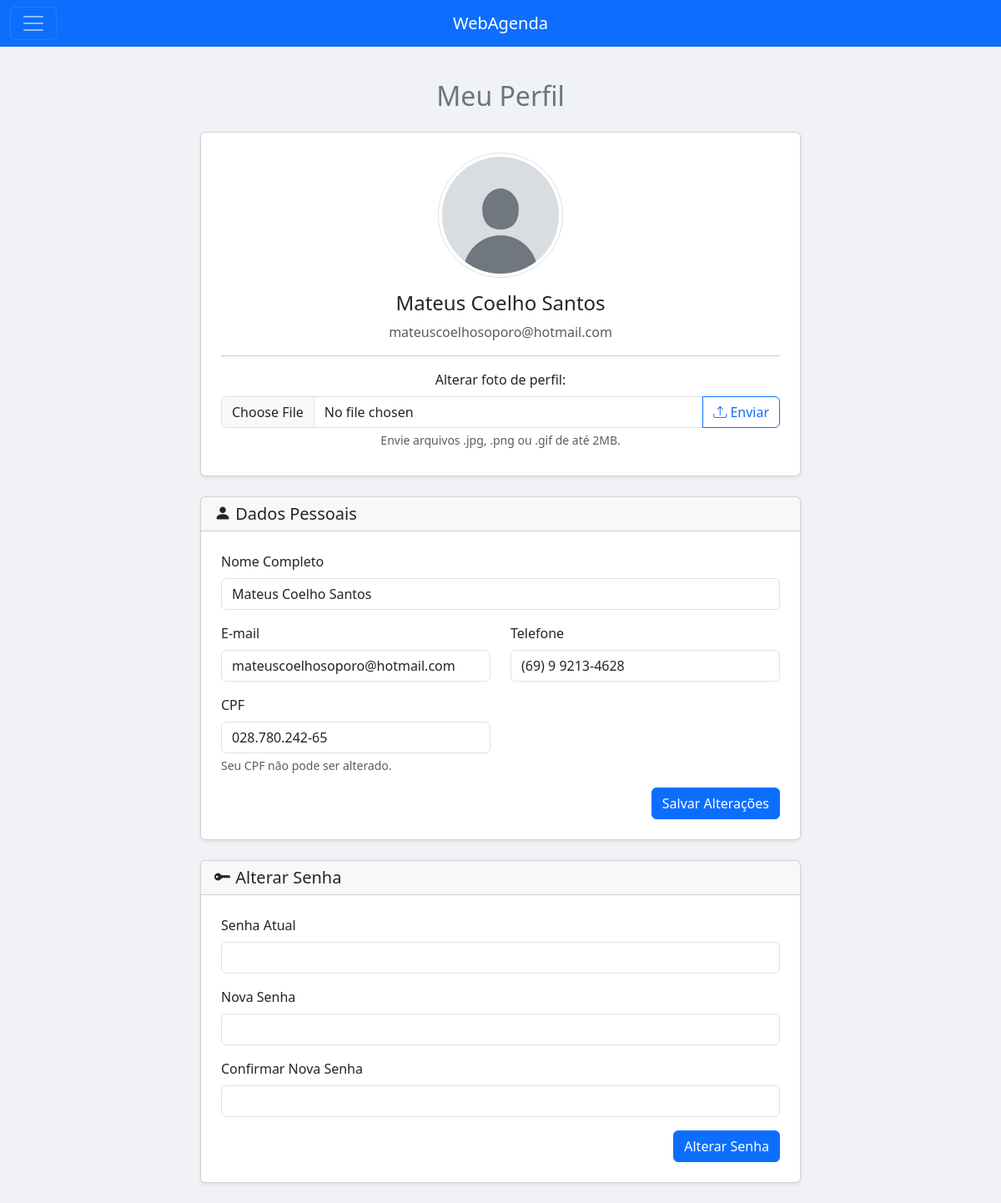
Screenshot of /Scripts/agenda.php?menuop=perfil (signed in) with the database file from the repository.
### tables this page shows
CREATE TABLE IF NOT EXISTS `usuarios` (
  `id_usuario` int NOT NULL AUTO_INCREMENT,
  `nome` varchar(100) DEFAULT NULL,
  `email` varchar(100) DEFAULT NULL,
  `senha` varchar(255) DEFAULT NULL,
  `telefone` varchar(50) DEFAULT NULL,
  `reset_token` varchar(64) DEFAULT NULL,
  `token_expira_em` datetime DEFAULT NULL,
  `excluido` int DEFAULT NULL,
  `cpf` varchar(11) DEFAULT NULL,
  `foto_perfil` varchar(255) DEFAULT NULL,
  PRIMARY KEY (`id_usuario`),
  UNIQUE KEY `email` (`email`)
);

### Scripts/menu_lateral.php (called while the page is built, shortened)
<?php
    $foto_perfil = $_SESSION['user_photo'] ?? null;
?>

### Scripts/funcoes.php (called while the page is built, shortened)
<?php
function formatarCpfCnpj($numero) {
    $numero = preg_replace('/\D/', '', $numero);
    if (strlen($numero) === 11) {
        return preg_replace('/^(\d{3})(\d{3})(\d{3})(\d{2})$/', '$1.$2.$3-$4', $numero);
    } elseif (strlen($numero) === 14) {
        return preg_replace('/^(\d{2})(\d{3})(\d{3})(\d{4})(\d{2})$/', '$1.$2.$3/$4-$5', $numero);
    }
    return $numero;
}
function formatarTelefone($telefone) {
    $telefone = preg_replace('/\D/', '', $telefone);
    if (strlen($telefone) === 11) {
        return preg_replace('/^(\d{2})(\d{1})(\d{4})(\d{4})$/', '($1) $2 $3-$4', $telefone);
    } elseif (strlen($telefone) === 10) {
        return preg_replace('/^(\d{2})(\d{4})(\d{4})$/', '($1) $2-$3', $telefone);
    }
    return $telefone;
}
?>

### Scripts/perfil.php (the view, shortened to what this page needs)
<?php
include_once("conexao.php");
include_once("funcoes.php");
$user_id = $_SESSION['user_id'];
$dados_usuario = null;
try {
    $sql = "SELECT nome, email, telefone, cpf, foto_perfil FROM usuarios WHERE id_usuario = ?";
    $stmt = mysqli_prepare($conexao, $sql);
    mysqli_stmt_bind_param($stmt, 'i', $user_id);
    mysqli_stmt_execute($stmt);
    mysqli_stmt_bind_result($stmt, $nome, $email, $telefone, $cpf, $foto_perfil);
    if (mysqli_stmt_fetch($stmt)) {
        $dados_usuario = [
            'nome' => $nome,
            'email' => $email,
            'telefone' => $telefone,
            'cpf' => $cpf,
            'foto_perfil' => $foto_perfil
        ];
    }
} catch (Exception $e) {
    $_SESSION['message'] = ['type' => 'error', 'text' => $e->getMessage()];
    header('Location: agenda.php?menuop=home');
    exit();
}
?>
<!DOCTYPE html>
<html lang="pt-br">
<head>
    <link href="https://cdn.jsdelivr.net/npm/bootstrap@5.3.2/dist/css/bootstrap.min.css" rel="stylesheet">
    <link rel="stylesheet" href="https://cdn.jsdelivr.net/npm/bootstrap-icons@1.11.3/font/bootstrap-icons.min.css">
</head>
<body style="background-color: #f0f2f5;">
<div class="container my-4">
    <header class="mb-4"><h2 class="text-center text-secondary">Meu Perfil</h2></header>
    <div class="row justify-content-center">
        <div class="col-12 col-lg-10 col-xl-8">
            <div class="card shadow-sm mb-4">
                <div class="card-body text-center p-4">
                    <?php
                        $caminho_foto = "../Imagens/Usuarios/" . ($dados_usuario['foto_perfil'] ?? 'default-avatar.png');
                        if (empty($dados_usuario['foto_perfil']) || !file_exists($caminho_foto)) {
                            $caminho_foto = "../Imagens/Usuarios/default-avatar.png";
                        }
                    ?>
                    <img src="<?= $caminho_foto ?>" alt="Foto de Perfil" class="profile-pic img-thumbnail mb-3">
                    <h4><?= htmlspecialchars($dados_usuario['nome']) ?></h4>
                    <p class="text-muted"><?= htmlspecialchars($dados_usuario['email']) ?></p>
                    <hr>
                    <form action="atualizar_foto.php" method="post" enctype="multipart/form-data" class="mb-2">
                        <label for="nova_foto" class="form-label">Alterar foto de perfil:</label>
                        <div class="input-group">
                            <input type="file" class="form-control" name="nova_foto" id="nova_foto" accept="image/png, image/jpeg, image/gif" required>
                            <button class="btn btn-outline-primary" type="submit"><i class="bi bi-upload"></i> Enviar</button>
                        </div>
                        <div class="form-text">Envie arquivos .jpg, .png ou .gif de até 2MB.</div>
                    </form>
                </div>
            </div>
            <div class="card shadow-sm mb-4">
                <div class="card-header"><h5 class="mb-0"><i class="bi bi-person-fill"></i> Dados Pessoais</h5></div>
                <div class="card-body p-4">
                    <form action="atualizar_perfil.php" method="post">
                        <div class="row">
                            <div class="col-md-12 mb-3">
                                <label for="nome" class="form-label">Nome Completo</label>
                                <input type="text" class="form-control" id="nome" name="nome" value="<?= htmlspecialchars($dados_usuario['nome']) ?>" required>
                            </div>
                            <div class="col-md-6 mb-3">
                                <label for="email" class="form-label">E-mail</label>
                                <input type="email" class="form-control" id="email" name="email" value="<?= htmlspecialchars($dados_usuario['email']) ?>" required>
                            </div>
                            <div class="col-md-6 mb-3">
                                <label for="telefone" class="form-label">Telefone</label>
                                <input type="text" class="form-control" id="telefone" name="telefone" value="<?= htmlspecialchars(formatarTelefone($dados_usuario['telefone'] ?? '')) ?>">
                            </div>
                             <div class="col-md-6 mb-3">
                                <label for="cpf" class="form-label">CPF</label>
                                <input type="text" class="form-control" id="cpf" name="cpf" value="<?= htmlspecialchars(formatarCpfCnpj($dados_usuario['cpf'] ?? '')) ?>" readonly>
                                <div class="form-text">Seu CPF não pode ser alterado.</div>
                            </div>
                        </div>
                        <div class="text-end">
                            <button type="submit" class="btn btn-primary">Salvar Alterações</button>
                        </div>
                    </form>
                </div>
            </div>
            <div class="card shadow-sm">
                <div class="card-header"><h5 class="mb-0"><i class="bi bi-key-fill"></i> Alterar Senha</h5></div>
                <div class="card-body p-4">
                    <form action="atualizar_senha_perfil.php" method="post">
                        <div class="mb-3">
                            <label for="senha_atual" class="form-label">Senha Atual</label>
                            <input type="password" class="form-control" id="senha_atual" name="senha_atual" required>
                        </div>
                        <div class="mb-3">
                            <label for="nova_senha" class="form-label">Nova Senha</label>
                            <input type="password" class="form-control" id="nova_senha" name="nova_senha" required>
                        </div>
                        <div class="mb-3">
                            <label for="confirma_senha" class="form-label">Confirmar Nova Senha</label>
                            <input type="password" class="form-control" id="confirma_senha" name="confirma_senha" required>
                        </div>
                        <div class="text-end">
                            <button type="submit" class="btn btn-primary">Alterar Senha</button>
                        </div>
                    </form>
                </div>
            </div>
        </div>
    </div>
</div>
</body>
</html>

### Scripts/perfil.php (style rules this page uses)
.profile-pic { width: 150px; height: 150px; object-fit: cover; border-radius: 50%; }

### rows the page displays
usuarios: nome "Mateus Coelho Santos", email "mateuscoelhosoporo@hotmail.com", telefone "(69) 9 9213-4628", cpf "028.780.242-65"
